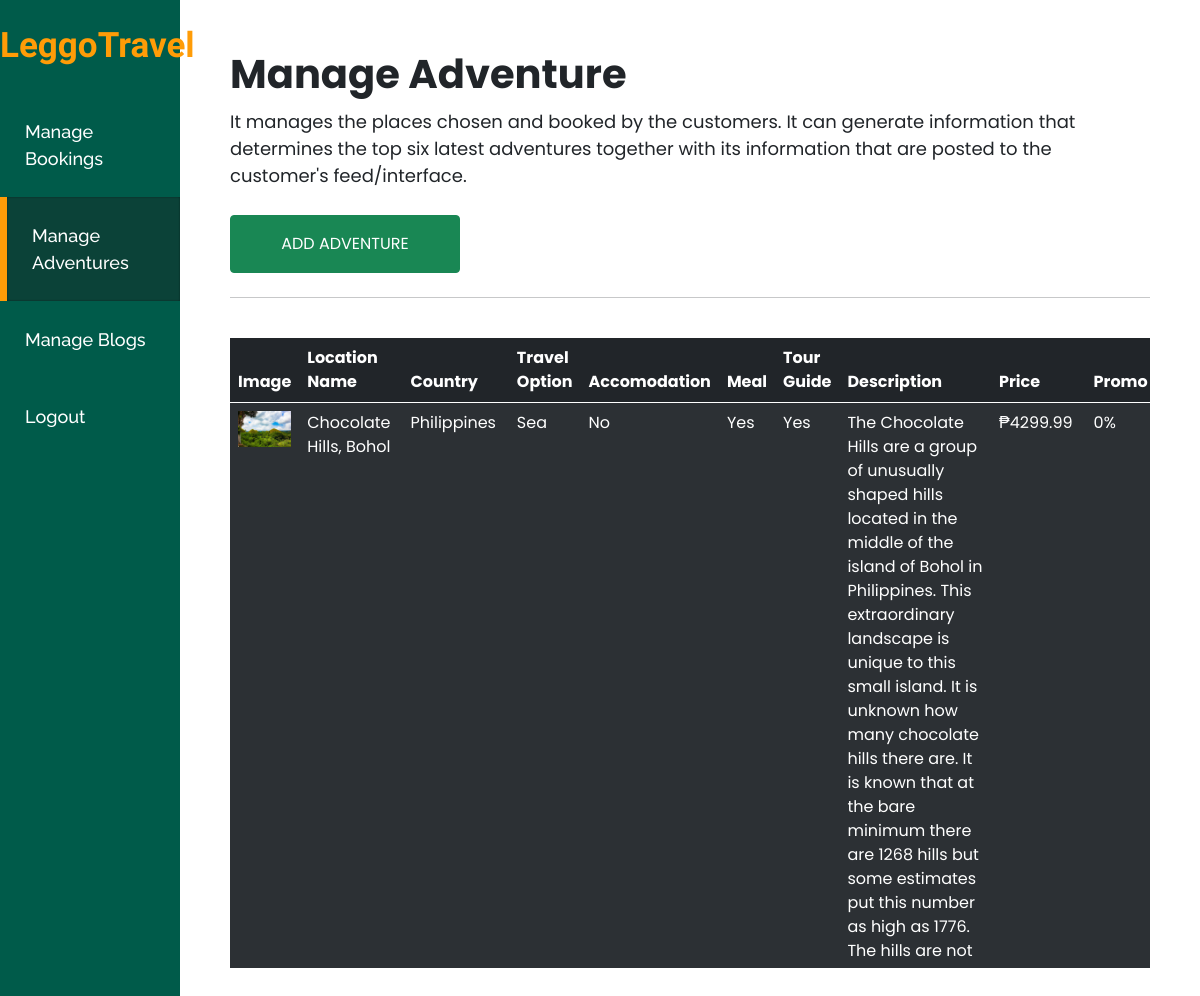
Screenshot of /admin/adventure.php (signed in) with the database file from the repository.
### tables this page shows
CREATE TABLE `tbl_adventures` (
  `adventure_id` int(11) NOT NULL,
  `adventure_img` varchar(255) NOT NULL,
  `location_name` varchar(100) NOT NULL,
  `country` varchar(100) NOT NULL,
  `travel_option` varchar(100) NOT NULL,
  `accomodation` varchar(4) NOT NULL,
  `food_drinks` varchar(4) NOT NULL,
  `tour_guide` varchar(4) NOT NULL,
  `description` text NOT NULL,
  `price` float(11,2) NOT NULL,
  `promo` int(11) DEFAULT NULL
);

### admin/adventure.php (the view, shortened to what this page needs)
<!DOCTYPE html>
<html lang="en">
<head>
    <link rel="stylesheet" href="../style/bootstrap-5.0.2-dist/css/bootstrap.min.css">
    <link rel="stylesheet" href="../style/admin.css">
</head>
<body>
    <div class="custom-container">
        <nav class="navigation">
            <p>LeggoTravel</p>
            <ul>
                <li>
                    <a href="index.php">Manage Bookings</a>
                </li>
                <li>
                    <a class="active" href="adventure.php">Manage Adventures</a>
                </li>
                <li>
                    <a href="blogs.php">Manage Blogs</a>
                </li>
                <li>
                    <a  href="../db/db_logout_admin.php">Logout</a>
                </li>
            </ul>
        </nav>
        <div class="flex-container">
            <div class="flex-container-title">
                <h1>Manage Adventure</h1>
                <p>It manages the places chosen and booked by the customers. It can generate information that determines the top six latest adventures together with its information that are posted to the customer's feed/interface.</p>
            </div>
            <button class="btn btn-success text-uppercase poppins w-25 px-5 py-3 mt-3" id="btnModalAddAdventure">add adventure</button>
            <hr class="mt-4">
            <div class="adventures-table-wrapper table-responsive">
                <table class="table table-striped table-dark setTable">
                    <thead>
                        <tr>
                            <th scope="col">Image</th>
                            <th scope="col">Location Name</th>
                            <th scope="col">Country</th>
                            <th scope="col">Travel Option</th>
                            <th scope="col">Accomodation</th>
                            <th scope="col">Meal</th>
                            <th scope="col">Tour Guide</th>
                            <th scope="col">Description</th>
                            <th scope="col">Price</th>
                            <th scope="col">Promo</th>
                        </tr>
                    </thead>
                    <tbody>
                        <?php
                            include_once '../db/db_connect.php';
                            $sql = "SELECT * FROM tbl_adventures ORDER BY adventure_id DESC";
                            $result = mysqli_query($connect, $sql);
                            if(mysqli_num_rows($result) > 0) {
                                while ($row = mysqli_fetch_assoc($result)) {
                                    echo "<tr>".
                                            "<th><img class='table-img' src='../db/uploads/".$row["adventure_img"]."' alt='".$row["adventure_img"]."'></th>".
                                            "<td class='text-capitalize'>".$row["location_name"]."</td>".
                                            "<td class='text-capitalize'>".$row["country"]."</td>".
                                            "<td>".$row["travel_option"]."</td>".
                                            "<td class='text-capitalize'>".$row["accomodation"]."</td>".
                                            "<td class='text-capitalize'>".$row["food_drinks"]."</td>".
                                            "<td class='text-capitalize'>".$row["tour_guide"]."</td>".
                                            "<td>".$row["description"]."</td>".
                                            "<td>₱".$row["price"]."</td>".
                                            "<td>".$row["promo"]."%</td>".
                                            "<td>".
                                                "<a href='editAdventure.php?id=".$row["adventure_id"]."' class='btn btn-primary text-white'><i class='fas fa-pencil-alt'></i></a>".
                                                "<a href='../db/db_deleteAdventure_admin.php?id=".$row["adventure_id"]."' class='btn btn-danger text-white mx-2'><i class='fas fa-trash-alt'></i></a>".
                                            "</td>".
                                         "</tr>";
                                }
                            }
                        ?>
                    </tbody>
                </table>
            </div>
        </div>
    </div>
</body>
</html>

### style/admin.css (style rules this page uses)
.custom-container { display: flex; position: relative; width: 100%; }
.navigation { display: block; position: fixed; width: 15%; height: 100vh; background-color: var(--dark-blue); z-index: 99; }
.navigation p { text-align: center; font-family: var(--scheherazade); font-size: 35px; font-weight: 600; color: #fff; padding: 20px 0; color: var(--orange); }
.navigation ul li a { display: block; width: 100%; padding: 25px 25px; font-size: 18px; color: #fff; font-family: var(--raleway); font-weight: 500; }
.navigation ul li a:hover, a.active { transition: .3s border-left; background-color: var(--dark-blue2); box-shadow: inset 0 0 2px rgba(0, 0, 0, 0.5); border-left: 7px solid var(--orange); }
.flex-container { display: block; position: sticky; width: 85%; height: 100vh; left: 15%; padding: 50px; overflow: hidden; }
.flex-container h1 { font-family: var(--poppins); font-weight: 700; }
.flex-container p { font-family: var(--poppins); font-size: 18px; margin: 10px 0; }
.adventures-table-wrapper { margin-top: 40px; }
.adventures-table-wrapper table.setTable { display: block; border-collapse: collapse; font-family: var(--poppins); width: 100%; height: 630px !important; overflow: auto; }
.adventures-table-wrapper table.setTable thead th { position: sticky; top: 0; z-index: 1; }
.adventures-table-wrapper table.setTable thead th:nth-child(1) { width: 10% !important; }
.adventures-table-wrapper table.setTable thead th:nth-child(2) { width: 10% !important; }
.adventures-table-wrapper table.setTable thead th:nth-child(3) { width: 10% !important; }
.adventures-table-wrapper table.setTable thead th:nth-child(4) { width: 5% !important; }
.adventures-table-wrapper table.setTable thead th:nth-child(8) { width: 25% !important; }
.table-img { display: block; width: 100%; height: auto; object-fit: cover; margin: 0; padding: 0; }

### style/global.css (style rules this page uses)
body { margin: 0; padding: 0; top: 0; bottom: 0; left: 0; right: 0; }
*, *::after, *::before { box-sizing: border-box; }
:root { --poppins: 'Poppins', sans-serif; --raleway: 'Raleway', sans-serif; --scheherazade: 'Scheherazade New', serif; --orange: #ff9c07; --dark-orange: #c38220; --brown: #7F5F35; --semi-white: #FFECCC; --dark-blue: #005B4A; --dark-blue2: #0b4238; }
a { text-decoration: none; cursor: pointer; color: #000; }
ul { margin: 0; padding: 0; }
li { list-style: none; margin: 0; padding: 0; }
p, h1, h2, h3, h4, h5 { margin: 0; padding: 0; }
.poppins { font-family: 'Poppins', sans-serif !important; }
.btn { font-family: var(--poppins); }

### rows the page displays
tbl_adventures: adventure_img (picture), location_name "Chocolate Hills, Bohol", country "Philippines", travel_option "Sea", accomodation "No", food_drinks "Yes", tour_guide "Yes", description "The Chocolate Hills are a group of unusually shaped hills located in the middle of the island of Bohol in Philippines. This extraordinary landscape is unique to this small island. It is unknown how many chocolate hills there are. It is known that at the bare minimum there are 1268 hills but some estimates put this number as high as 1776. The hills are not…", price "4299.99", promo "0"
